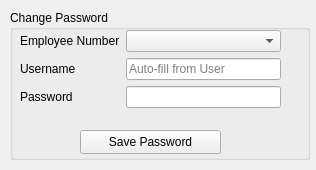
<?xml version="1.0" encoding="UTF-8"?>
<ui version="4.0">
 <class>ChangePasswordWidget</class>
 <widget class="QWidget" name="ChangePasswordWidget">
  <property name="geometry">
   <rect>
    <x>0</x>
    <y>0</y>
    <width>316</width>
    <height>170</height>
   </rect>
  </property>
  <property name="windowTitle">
   <string>Change Password</string>
  </property>
  <widget class="QGroupBox" name="changePasswordGroupBox">
   <property name="geometry">
    <rect>
     <x>10</x>
     <y>10</y>
     <width>300</width>
     <height>150</height>
    </rect>
   </property>
   <property name="title">
    <string>Change Password</string>
   </property>
   <widget class="QPushButton" name="savePasswordButton">
    <property name="geometry">
     <rect>
      <x>70</x>
      <y>120</y>
      <width>141</width>
      <height>24</height>
     </rect>
    </property>
    <property name="text">
     <string>Save Password</string>
    </property>
   </widget>
   <widget class="QWidget" name="formLayoutWidget_4">
    <property name="geometry">
     <rect>
      <x>10</x>
      <y>20</y>
      <width>261</width>
      <height>101</height>
     </rect>
    </property>
    <layout class="QFormLayout" name="formLayout_4">
     <item row="0" column="0">
      <widget class="QLabel" name="label_12">
       <property name="text">
        <string>Employee Number</string>
       </property>
      </widget>
     </item>
     <item row="1" column="0">
      <widget class="QLabel" name="label_10">
       <property name="text">
        <string>Username</string>
       </property>
      </widget>
     </item>
     <item row="2" column="0">
      <widget class="QLabel" name="label_11">
       <property name="text">
        <string>Password</string>
       </property>
      </widget>
     </item>
     <item row="2" column="1">
      <widget class="QLineEdit" name="changePasswordPassword"/>
     </item>
     <item row="1" column="1">
      <widget class="QLineEdit" name="changePasswordEmployeeNumber">
       <property name="placeholderText">
        <string>Auto-fill from User</string>
       </property>
      </widget>
     </item>
     <item row="0" column="1">
      <widget class="QComboBox" name="changePasswordUsername"/>
     </item>
    </layout>
   </widget>
  </widget>
 </widget>
 <resources/>
 <connections/>
</ui>
